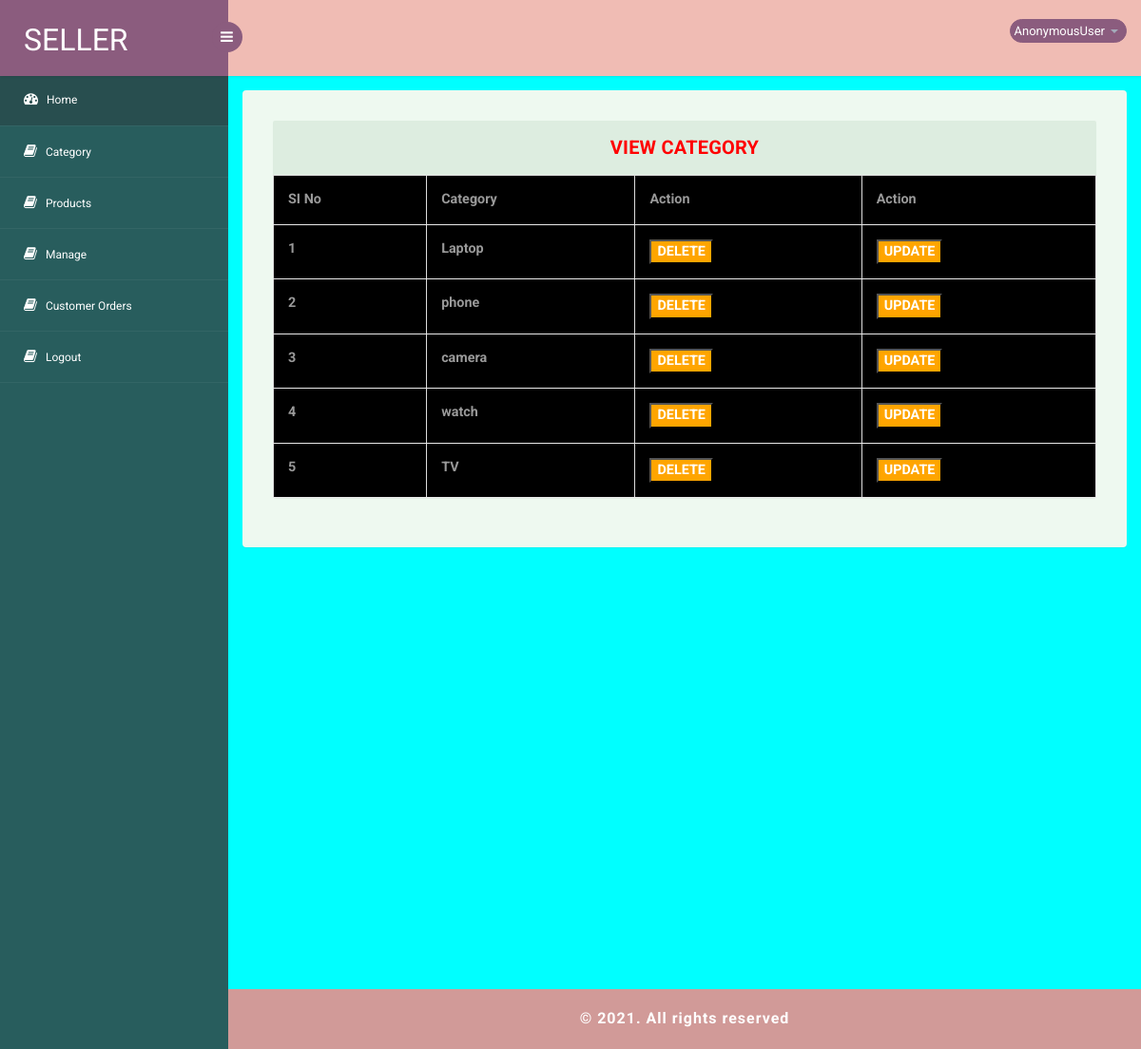
Page /view_category/ on the committed database.
### melaapp/models.py (models this page shows, shortened)
class category(models.Model):
    category_name = models.CharField(max_length=200)

### melaapp/views.py (the view)
# urls.py: path('view_category/', views.view_category, name='view_category'),
def view_category(request):
    d = category.objects.all()
    return render(request,'sepage/view_category.html',{'ds':d})

### melaapp/templates/sepage/view_category.html (shortened to what this page needs)
{% extends 'sepage/base.html'%}
{% block content %}
<div class="table-agile-info">
    <div class="panel panel-default">
        <div class="panel-heading">
            <b style="color:red;">View Category
        </div>
        <div>
            <table class="table  table-bordered" style="background-color:black;">
                <thead>
                <tr>
                    <th>SI No</th>
                    <th>Category</th>
                    <th>Action</th>
                    <th>Action</th>
                </thead>
                <tbody>
                {% for d in ds %}
                <tr>
                    <td>{{forloop.counter}}</td>
                    <td>{{d.category_name}}</td>
                    <td><a href="{% url 'delete_cat' id=d.id %}"><button style="color:white; background-color:orange;">DELETE</button></a></td>
                    <td><a href="{% url 'edit_cat' id=d.id %}"><button style="color:white; background-color:orange;">UPDATE</button></a></td>
                </tr>
                {% endfor %}
                </tbody>
            </table>
        </div>
    </div>
</div>
{% endblock %}

### melaapp/static/css/style.css (style rules this page uses)
html, body { font-family: 'Roboto', sans-serif; font-size: 100%; overflow-x: hidden; background: url(../images/bg.jpg) no-repeat 0px 0px; background-size:cover; }
body a { transition: 0.5s all ease; -webkit-transition: 0.5s all ease; -moz-transition: 0.5s all ease; -o-transition: 0.5s all ease; -ms-transition: 0.5s all ease; text-decoration:none; }
.panel-heading { position: relative; height: 57px; line-height: 57px; letter-spacing: 0.2px; color: #000; font-size: 18px; font-weight: 400; padding: 0 16px; background:#ddede0; border-top-right-radius: 2px; border-top-left-radius: 2px; text-transform: uppercase; text-align: center; }
.panel { border: none ! important; }
.table>thead>tr>th { border-bottom: 1px solid #e1ab91 ! important; }
.table>tbody>tr>td, .table>tbody>tr>th, .table>tfoot>tr>td, .table>tfoot>tr>th, .table>thead>tr>td, .table>thead>tr>th { border-bottom: 1px solid #e9e9e9 ! important; }
.table > thead > tr > th, .table > tbody > tr > th, .table > tfoot > tr > th, .table > thead > tr > td, .table > tbody > tr > td, .table > tfoot > tr > td { border-top: none !important; }
.table td, .table>tbody>tr>td, .table>tbody>tr>th, .table>tfoot>tr>td, .table>tfoot>tr>th, .table>thead>tr>td, .table>thead>tr>th { padding: 15px!important; }
.table > thead > tr > th, .table > tbody > tr > th, .table > tfoot > tr > th, .table > thead > tr > td, .table > tbody > tr > td, .table > tfoot > tr > td { font-size: 0.9em; color: #999; border-top: none !important; }
.table-agile-info { background: #eef9f0; padding: 2em; border-radius: 4px; -webkit-box-shadow: 0 1px 1px rgba(0,0,0,.05); box-shadow: 0 1px 1px rgba(0,0,0,.05); }
.panel-default>.panel-heading { color: #000000 ! important; background-color: #ddede0 ! important; border-color: #ddede0 ! important; font-size: 20px; }

### rows in the picture
category: category_name "Laptop"
category: category_name "phone"
category: category_name "camera"
category: category_name "watch"
category: category_name "TV"

### other values in the picture
{{ request.user }} "AnonymousUser"
